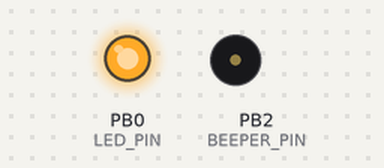
Bench run of a sketch on a simulated ATtiny85, built with avr-gcc and run on an emulated ATtiny85. On the bench: output pins drawn as LEDs (lit = HIGH), buzzer (waves = sounding, pin HIGH). Dashed ring = blinking. Sleep ends after the set time or at an interrupt. At 42.6 s the program stops and its outputs stay as they are.

Above: at 0.01 s.
At 2.5 s:
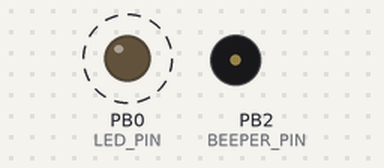
At 41.31 s:
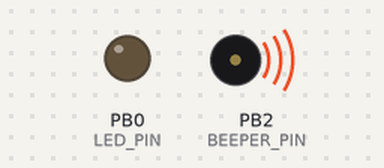
At 42.6 s:
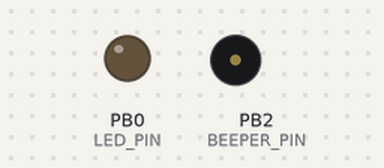
Timing chart, 0 to 44.1 s (numbered marks = the images above):
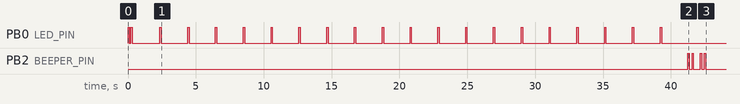

The sketch:

daily_beeper.ino
```cpp
/*
  This setup is for ATTiny85 with
  https://code.google.com/p/arduino-tiny/
*/

#include <avr/sleep.h>
#include <avr/wdt.h>

#define adc_disable() (ADCSRA &= ~(1<<ADEN)) // disable ADC (before power-off)
#define adc_enable()  (ADCSRA |=  (1<<ADEN)) // re-enable ADC

#define BEEPER_PIN 2
#define LED_PIN 0

void setup() {
  adc_disable();

  pinMode(BEEPER_PIN, OUTPUT);
  pinMode(LED_PIN, OUTPUT);

  // Blink on setup
  digitalWrite(LED_PIN, HIGH);
  delay(100);
  digitalWrite(LED_PIN, LOW);
  delay(100);
  digitalWrite(LED_PIN, HIGH);
  delay(100);
  digitalWrite(LED_PIN, LOW);

  setup_watchdog(7);

  enterSleep();
}

void enterSleep(void) {
  set_sleep_mode(SLEEP_MODE_PWR_DOWN); // sleep mode is set here
  sleep_enable();
  sleep_mode();                        // System sleeps here
  sleep_disable();
}

int iCounter = 0;

//****************************************************************
// 0=16ms, 1=32ms,2=64ms,3=128ms,4=250ms,5=500ms
// 6=1 sec,7=2 sec, 8=4 sec, 9= 8sec
void setup_watchdog(int ii) {

  byte bb;
  int ww;
  if (ii > 9 ) ii=9;
  bb=ii & 7;
  if (ii > 7) bb|= (1<<5);
  bb|= (1<<WDCE);
  ww=bb;

  MCUSR &= ~(1<<WDRF);
  // start timed sequence
  WDTCR |= (1<<WDCE) | (1<<WDE);
  // set new watchdog timeout value
  WDTCR = bb;
  WDTCR |= _BV(WDIE);
}
//****************************************************************
// Watchdog Interrupt Service / is executed when  watchdog timed out
ISR(WDT_vect) {
  iCounter++;
}

void loop() {

  if (iCounter == 20) {
    wdt_disable();

    digitalWrite(BEEPER_PIN, HIGH);
    delay(100);
    digitalWrite(BEEPER_PIN, LOW);
    delay(200);
    digitalWrite(BEEPER_PIN, HIGH);
    delay(100);
    digitalWrite(BEEPER_PIN, LOW);

    delay(500);

    digitalWrite(BEEPER_PIN, HIGH);
    delay(100);
    digitalWrite(BEEPER_PIN, LOW);
    delay(200);
    digitalWrite(BEEPER_PIN, HIGH);
    delay(100);
    digitalWrite(BEEPER_PIN, LOW);

  } else {
    digitalWrite(LED_PIN, HIGH);
    delay(100);
    digitalWrite(LED_PIN, LOW);
  }

  enterSleep();
}
```

Measured:
- by itself, PB0 (LED_PIN): repeats every 2.1 s: HIGH 0.10 s, LOW 2.0 s, until it stays LOW from 39.3 s
- by itself, PB2 (BEEPER_PIN): LOW → HIGH at 41.3 s, → LOW 0.10 s later, → HIGH 0.20 s later, → LOW 0.10 s later, … (8 changes in this stretch)
